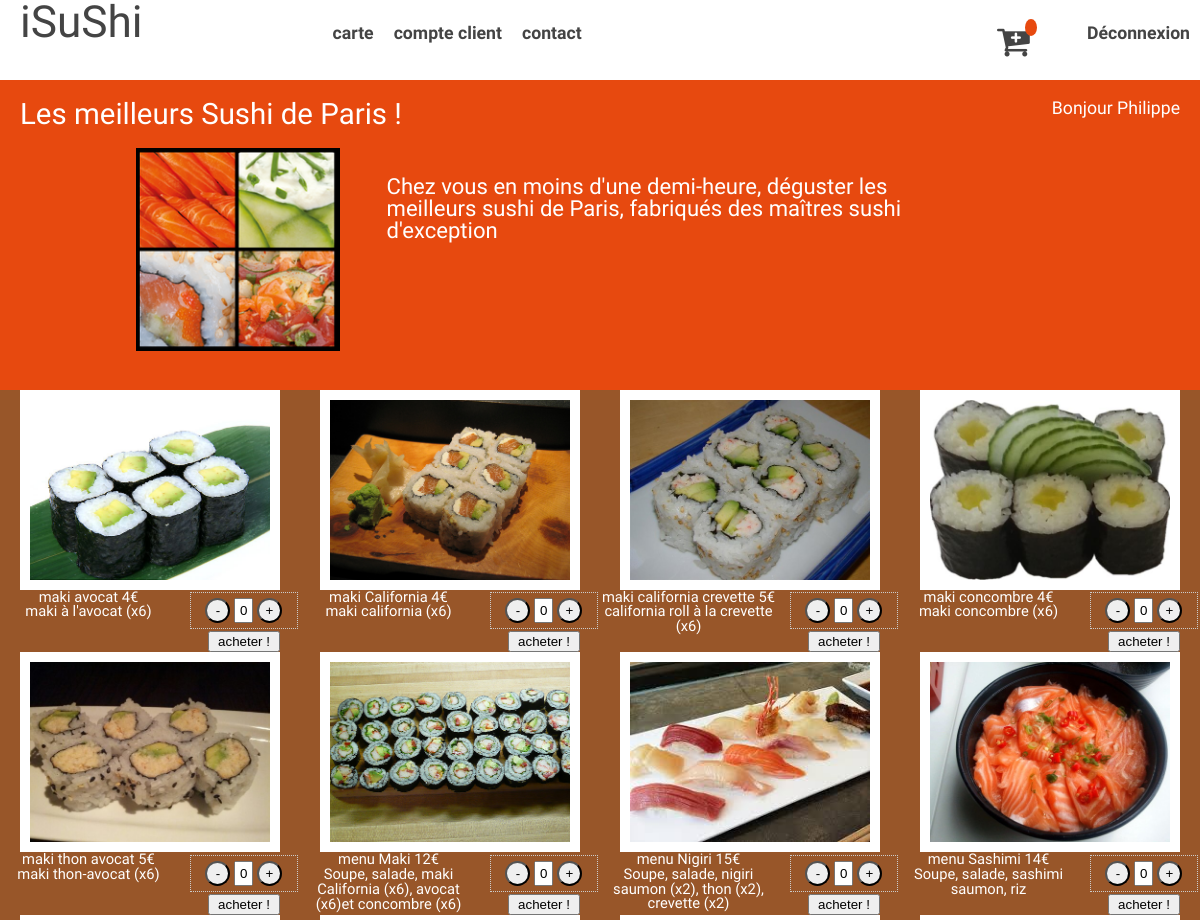
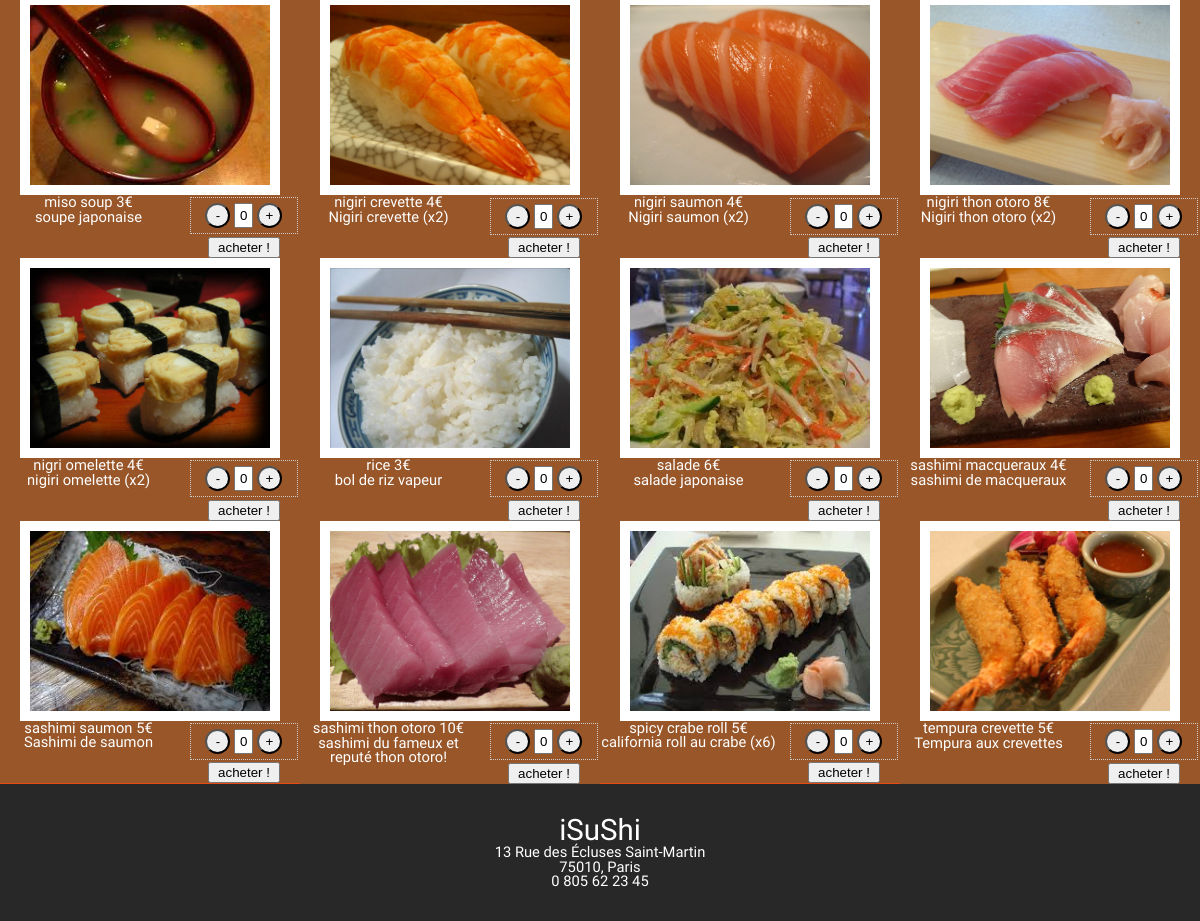
Page / (signed in) on the committed database (2 pictures, top to bottom).
### tables this page shows
CREATE TABLE `produits` (
  `id` int(10) UNSIGNED NOT NULL,
  `name` varchar(64) NOT NULL,
  `description` text NOT NULL,
  `image` varchar(255) NOT NULL,
  `price` int(7) UNSIGNED NOT NULL,
  `is_menu` tinyint(1) NOT NULL
);

### menu-choice.php (the view)
 <?php
 try {
	$pdo = include('data/pdo.php');
} catch (Exception $e) {
        die('Erreur');
}
$getimage = $pdo->query('SELECT id, image, name, description, price  FROM produits Order By name');
$donnees = $getimage->fetchall();
foreach ($donnees as $key => $value) {
	?>
	<div class="menu-mosaic" class="produits'" >
		<span class="imgSize">
			<img src="<?php echo $donnees[$key]['image'];?>" class="adapt-image"/>
		</span>
		<div class="count-container">
			<form class='myform'  method='POST' action='#'>
    			<input type='button' value='-' class='qtyminus' data-field='quantity' />
    			<input type='text' name='quantity' value='0' class='qty' />
    			<input type='button' value='+' class='qtyplus' data-field='quantity' />
			</form>
			<button data-product="<?=$donnees[$key]['id']; ?>" type="submit" value="text" class="basketAdd">acheter !</button>
		</div>
		<div class="menuText">
		<h3><?php echo $donnees[$key]['name'] . " " .$donnees [$key]['price'] . "€";?></h3>
		<p><?php echo $donnees [$key]['description'];?></p>
		</div>
	</div>
	<?php
}
?>

### css/style-arthur.css (style rules this page uses)
.menu-mosaic { width:320px; display:inline-block; float:left; position:relative; background-color: #985629; text-align: center; }
img.adapt-image { width: 80%; border:10px solid white; }
.myform { float:right; width :40%; }
.count-container { float:right; width:40%; }
.menuText { float:left; width: 59%; height:62px; text-align: center; }
.basketAdd { float:right; width: 60%; margin-right: 20px; }
.basketAdd, { border-radius:12px 0 12px 0; background: #f5f5f5; border:none; color:#555; font:bold 12px Verdana; padding:6px 0 6px 0; box-shadow:1px 1px 3px #999; }
.menu-text,h3,p { color: white; }
.menu-text,p { font-size: italic; }
form.myform { text-align: center; padding: 5px; border: 1px dotted #ccc; margin: 2%; width: 80%; }
.qty { width: 20%; height: 25px; text-align: center; }
input.qtyplus { width:25px; height:25px; border-radius: 50%; }
input.qtyminus { width:25px; height:25px; border-radius: 50%; }
.page-footer { background-color: #282828; padding: 32px 25px; text-align: center; color: #fff; }
@media screen and (min-width: 960px) { .menu-mosaic { width:25%; display:inline-block; float:left; position:relative; background-color: #985629; } }
@media screen and (min-width: 960px) { .basketAdd { cursor: pointer; } }

### css/style.css (style rules this page uses)
body { font-family: 'Muli', sans-serif; font-size: 92%; }
h2 { font-size: 2em; }
.page-footer { background-color: #282828; padding: 32px 25px; text-align: center; color: #fff; }

### rows in the picture
produits: image (picture), name "maki avocat", price "4", description "maki à l'avocat (x6)"
produits: image (picture), name "maki California", price "4", description "maki california (x6)"
produits: image (picture), name "maki california crevette", price "5", description "california roll à la crevette (x6)"
produits: image (picture), name "maki concombre", price "4", description "maki concombre (x6)"
produits: image (picture), name "maki thon avocat", price "5", description "maki thon-avocat (x6)"
produits: image (picture), name "menu Maki", price "12", description "Soupe, salade, maki California (x6), avocat (x6)et concombre (x6)"
produits: image (picture), name "menu Nigiri", price "15", description "Soupe, salade, nigiri saumon (x2), thon (x2), crevette (x2)"
produits: image (picture), name "menu Sashimi", price "14", description "Soupe, salade, sashimi saumon, riz"
produits: image (picture), name "miso soup", price "3", description "soupe japonaise"
produits: image (picture), name "nigiri crevette", price "4", description "Nigiri crevette (x2)"
produits: image (picture), name "nigiri saumon", price "4", description "Nigiri saumon (x2)"
produits: image (picture), name "nigiri thon otoro", price "8", description "Nigiri thon otoro (x2)"
produits: image (picture), name "nigri omelette", price "4", description "nigiri omelette (x2)"
produits: image (picture), name "rice", price "3", description "bol de riz vapeur"
produits: image (picture), name "salade", price "6", description "salade japonaise"
produits: image (picture), name "sashimi macqueraux", price "4", description "sashimi de macqueraux"
produits: image (picture), name "sashimi saumon", price "5", description "Sashimi de saumon"
produits: image (picture), name "sashimi thon otoro", price "10", description "sashimi du fameux et reputé thon otoro!"
produits: image (picture), name "spicy crabe roll", price "5", description "california roll au crabe (x6)"
produits: image (picture), name "tempura crevette", price "5", description "Tempura aux crevettes"

### other values in the picture
$connect "Déconnexion"
$nameUser "Philippe"
